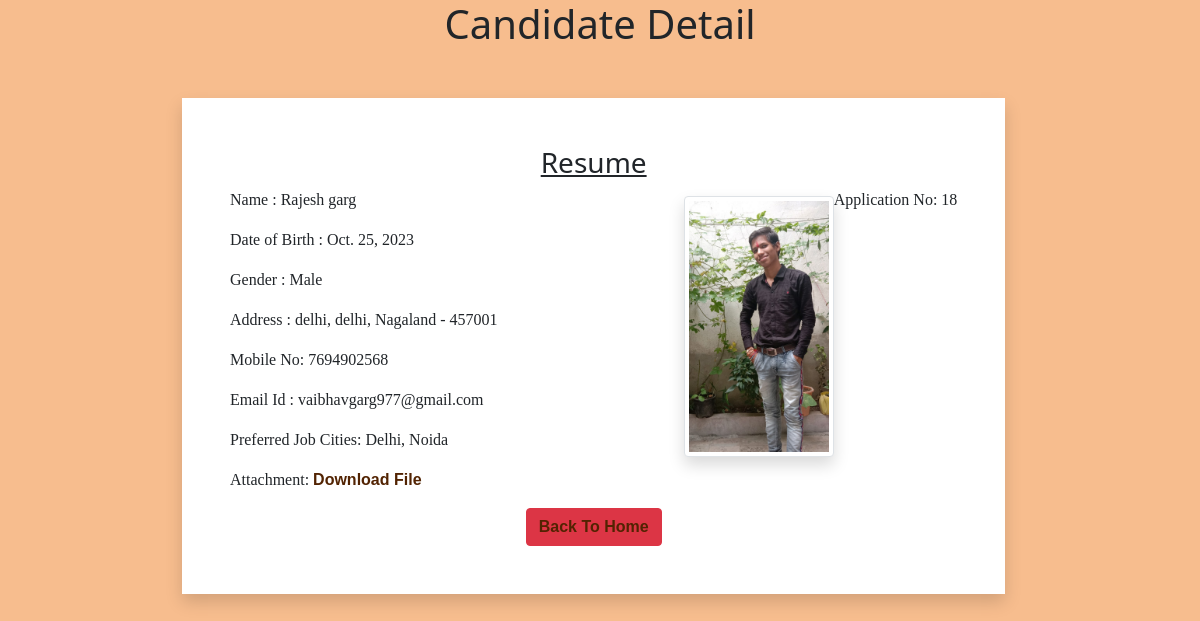
/18, run on the app's committed database.
### myapp/models.py (models this page shows)
class Resume(models.Model):
    name = models.CharField(max_length=100)
    dob = models.DateField(auto_now=False, auto_now_add=False)
    gender = models.CharField(max_length=50)
    locality = models.CharField(max_length=100)
    city = models.CharField(max_length=100)
    pin = models.PositiveIntegerField()
    state = models.CharField(choices=STATE_CHOICES ,max_length=50)
    mobile = models.PositiveIntegerField()
    email = models.EmailField()
    job_city = models.CharField(max_length=50)
    profile_image = models.ImageField(upload_to='profileimg', blank=True)
    myfile = models.FileField(upload_to='doc', blank=True)

### myapp/views.py (the view)
# urls.py: path('<int:pk>', views.CandidateView.as_view(), name='candidate'),
class CandidateView(View):
    def get(self, request, pk):
        candidate = Resume.objects.get(pk=pk)
        return render(request, 'myapp/candidate.html', {'candidate':candidate})

### myapp/templatetags/myfilter.py (called while the page is built)
@register.filter(name='remove_spacial')
def remove_chars(value, arg):
    print("Arg",arg)
    print("value",value)
    for character in arg:
        print(character)
        value = value.replace(character, "")
    return value

### myapp/templates/myapp/candidate.html (shortened to what this page needs)
<!DOCTYPE html>
{% load myfilter %}
{% load static %}
<html lang="en">
<head>
    <link href="https://cdn.jsdelivr.net/npm/bootstrap@5.0.0-beta2/dist/css/bootstrap.min.css" rel="stylesheet">
    <link rel="stylesheet" href="{% static 'myapp/css/style.css' %}">
</head>
<body>
    <div class="container">
        <h1 class="text-center">Candidate Detail</h1>
        <div class="row">
            <div class="cd col-sm-10 shadow p-5 bg-red">
                <h3 class="text-center"><u>Resume</u></h3>
                <p class="float-end">Application No: {{ candidate.id }}</p>
                <img src="{{candidate.profile_image.url}}" alt=""
                class="img-fluid img-thumbnail mt-2 float-end shadow offset-sm-1" width="150" height="150">
                <p>Name : {{ candidate.name }}</p>
                <p>Date of Birth : {{ candidate.dob }}</p>
                <p>Gender : {{ candidate.gender }}</p>
                <p>Address : {{ candidate.locality }}, {{ candidate.city }}, {{ candidate.state }} - {{ candidate.pin }} </p>
                <p>Mobile No: {{ candidate.mobile }}</p>
                <p>Email Id : {{ candidate.email }}</p>
                <p>Preferred Job Cities: {{ candidate.job_city | remove_spacial:"[]'" }}</p>
                <p>Attachment: <a href="{{ candidate.myfile.url }}">Download File</a></p>
                <div class="text-center">
                    <a href="/" class="btn btn-danger">Back To Home</a>
                </div>
            </div>
        </div>
    </div>
</body>
</html>

### myapp/static/myapp/css/style.css (style rules this page uses)
body { background-color: rgb(247, 189, 142); }
.forms form, .row .cd { background-color: white; }
.container h1 { background-color: none; }
.row div a { text-decoration: none; color: rgb(82, 35, 2); font-family: 'Trebuchet MS', 'Lucida Sans Unicode', 'Lucida Grande', 'Lucida Sans', Arial, sans-serif; font-weight: 700; }
.row { margin-left: 140px; margin-top: 50px; }
.row p { font-family: Georgia, 'Times New Roman', Times, serif; font-weight: 400; }

### data on the page
Resume: id "18", profile_image (picture), name "Rajesh garg", dob "Oct. 25, 2023", gender "Male", locality "delhi", city "delhi", state "Nagaland", pin "457001", mobile "7694902568", email "vaibhavgarg977@gmail.com", job_city|remove_spacial "Delhi, Noida"
